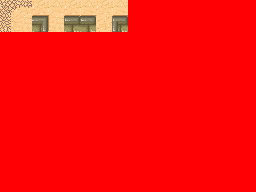

Below is a game level as drawn by its tile map, then a one-line description and the .tmx that defines it (tile-layer data replaced by summaries):
An orthogonal 8x6 tile map with 32x32 px tiles, 1 tile layer (Layer 1).

<map version="1.9" tiledversion="1.9.0" orientation="orthogonal" renderorder="right-down" compressionlevel="0" width="8" height="6" tilewidth="32" tileheight="32" infinite="0" backgroundcolor="#ff0004" nextlayerid="3" nextobjectid="1">
 <properties>
  <property name="bool property - true" type="bool" value="true" />
  <property name="color property" type="color" value="#ff49fcff" />
  <property name="file property" type="file" value="../../../../../../var/log/syslog" />
  <property name="float property" type="float" value="1.23456789" />
  <property name="int property" type="int" value="13" />
  <property name="string property" value="Hello, World!!" />
 </properties>
 <tileset firstgid="1" source="tileset/tileset.tsx" />
 <layer id="2" name="Layer 1" width="8" height="6">
  <data>[48 cells, 4 non-empty, 4 distinct tile ids]</data>
 </layer>
</map>
